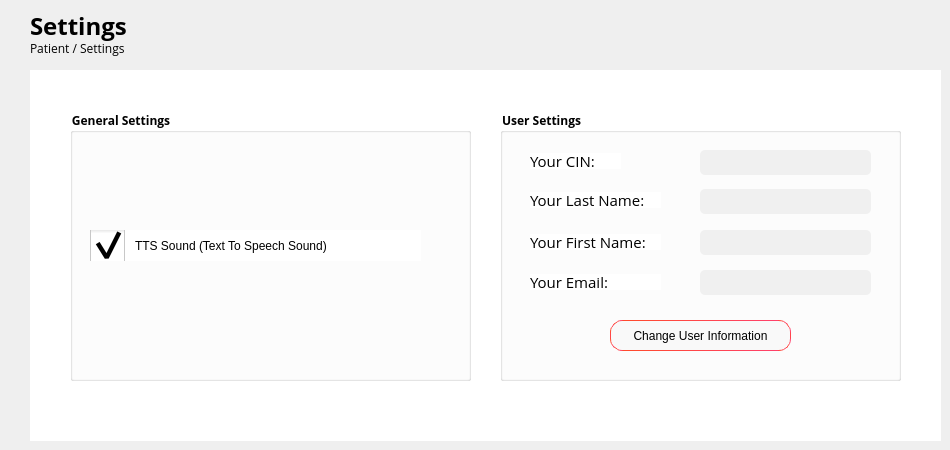
    <widget class="QWidget" name="page_8">
     <widget class="QLabel" name="label_98">
      <property name="geometry">
       <rect>
        <x>30</x>
        <y>40</y>
        <width>121</width>
        <height>16</height>
       </rect>
      </property>
      <property name="font">
       <font>
        <family>Open Sans</family>
       </font>
      </property>
      <property name="text">
       <string>Patient / Settings</string>
      </property>
     </widget>
     <widget class="QLabel" name="label_99">
      <property name="geometry">
       <rect>
        <x>30</x>
        <y>10</y>
        <width>151</width>
        <height>31</height>
       </rect>
      </property>
      <property name="font">
       <font>
        <family>Open Sans</family>
        <pointsize>18</pointsize>
        <weight>75</weight>
        <bold>true</bold>
       </font>
      </property>
      <property name="text">
       <string>Settings</string>
      </property>
     </widget>
     <widget class="QWidget" name="widget_16" native="true">
      <property name="geometry">
       <rect>
        <x>30</x>
        <y>70</y>
        <width>911</width>
        <height>371</height>
       </rect>
      </property>
      <property name="styleSheet">
       <string notr="true">QWidget{
	background-color: white;
}

QLineEdit {
    border: none;
    border-radius: 5px;
    padding: 5px 15px;
    background-color: white;
    color: black;
    font-size: 12px;
}


QLineEdit:disabled {
    background-color: #F0F0F0;
    color: #A0A0A0;
}

QLineEdit:read-only {
    background-color: #F0F0F0;
    color: #A0A0A0;
}


QCheckBox {
    spacing: 10px;
	
	font: 12pt &quot;Open Sans Light&quot;;
}

QCheckBox::indicator {
    width: 35px;
    height: 35px;
}

QCheckBox::indicator:unchecked {
    image: url(:assets/icons/unchecked.png);
}

QCheckBox::indicator:checked {
    image: url(:assets/icons/checked.png);
}

QDateEdit {
    border: none;
    background-color: rgb(255, 255, 255);
    color: black;
    font-size: 16px;
    font-weight: normal;
    padding: 5px;
    border-radius: 5px;
}

QDateEdit::drop-down {
    background-color: transparent;
    image: url(:/assets/icons/cil-arrow-bottom_black.png);
    width: 20px;
    height: 20px;
}

QDateEdit::down-arrow {
    image: url(:/assets/icons/cil-arrow-bottom_black.png);
}

QDateEdit::up-arrow {
    image: url(:/assets/icons/cil-arrow-top_black.png);
}

QDateEdit::down-button {
    image: url(:/assets/icons/cil-arrow-bottom_black.png);
}

QDateEdit::up-button {
    image: url(:/assets/icons/cil-arrow-top_black.png);
}

QDateEdit::calendarWidget {
    border: none;
    background-color: rgb(255, 255, 255);
    color: black;
    font-size: 16px;
    font-weight: normal;
    padding: 5px;
    border-radius: 5px;
}

QDateEdit::section {
    background-color: transparent;
    border: none;
}
</string>
      </property>
      <widget class="QGroupBox" name="groupBox">
       <property name="geometry">
        <rect>
         <x>40</x>
         <y>40</y>
         <width>401</width>
         <height>271</height>
        </rect>
       </property>
       <property name="font">
        <font>
         <family>Open Sans</family>
         <weight>75</weight>
         <bold>true</bold>
        </font>
       </property>
       <property name="title">
        <string>General Settings</string>
       </property>
       <widget class="QCheckBox" name="ttsenable">
        <property name="geometry">
         <rect>
          <x>20</x>
          <y>120</y>
          <width>331</width>
          <height>31</height>
         </rect>
        </property>
        <property name="text">
         <string>TTS Sound (Text To Speech Sound)</string>
        </property>
        <property name="checked">
         <bool>true</bool>
        </property>
       </widget>
      </widget>
      <widget class="QGroupBox" name="groupBox_2">
       <property name="geometry">
        <rect>
         <x>470</x>
         <y>40</y>
         <width>401</width>
         <height>271</height>
        </rect>
       </property>
       <property name="font">
        <font>
         <family>Open Sans</family>
         <weight>75</weight>
         <bold>true</bold>
        </font>
       </property>
       <property name="title">
        <string>User Settings</string>
       </property>
       <widget class="QPushButton" name="pushButton_20">
        <property name="geometry">
         <rect>
          <x>110</x>
          <y>210</y>
          <width>181</width>
          <height>31</height>
         </rect>
        </property>
        <property name="cursor">
         <cursorShape>PointingHandCursor</cursorShape>
        </property>
        <property name="styleSheet">
         <string notr="true">QPushButton {
    border: 1px solid qlineargradient(x1:0, y1:0, x2:1, y2:0, stop:0 #FF4B2B, stop:1 #FF416C);
    border-radius: 12px;
    padding: 5px 15px;
    background: #f9f9f9;
    color: black;
    font-size: 12px;
}

QPushButton:hover {
    background-color: qlineargradient(x1:0, y1:0, x2:1, y2:0, stop:0 #FF416C, stop:1 #FF4B2B);
	color: white;
}

QPushButton:pressed {
    background-color: qlineargradient(x1:0, y1:0, x2:1, y2:0, stop:0 #FF4B2B, stop:1 #FF416C);
    border: 2px solid #FF416C;
    padding: 4px 14px 6px 16px;
}</string>
        </property>
        <property name="text">
         <string>Change User Information</string>
        </property>
       </widget>
       <widget class="QLineEdit" name="lineEdit_3">
        <property name="geometry">
         <rect>
          <x>200</x>
          <y>79</y>
          <width>171</width>
          <height>25</height>
         </rect>
        </property>
        <property name="readOnly">
         <bool>true</bool>
        </property>
       </widget>
       <widget class="QLabel" name="label_100">
        <property name="geometry">
         <rect>
          <x>30</x>
          <y>82</y>
          <width>131</width>
          <height>16</height>
         </rect>
        </property>
        <property name="font">
         <font>
          <family>Open Sans</family>
          <pointsize>11</pointsize>
         </font>
        </property>
        <property name="text">
         <string>Your Last Name:</string>
        </property>
       </widget>
       <widget class="QLineEdit" name="lineEdit_4">
        <property name="geometry">
         <rect>
          <x>200</x>
          <y>120</y>
          <width>171</width>
          <height>25</height>
         </rect>
        </property>
        <property name="readOnly">
         <bool>true</bool>
        </property>
       </widget>
       <widget class="QLineEdit" name="lineEdit_5">
        <property name="geometry">
         <rect>
          <x>200</x>
          <y>160</y>
          <width>171</width>
          <height>25</height>
         </rect>
        </property>
        <property name="readOnly">
         <bool>true</bool>
        </property>
       </widget>
       <widget class="QLabel" name="label_103">
        <property name="geometry">
         <rect>
          <x>30</x>
          <y>43</y>
          <width>91</width>
          <height>16</height>
         </rect>
        </property>
        <property name="font">
         <font>
          <family>Open Sans</family>
          <pointsize>11</pointsize>
         </font>
        </property>
        <property name="text">
         <string>Your CIN:</string>
        </property>
       </widget>
       <widget class="QLineEdit" name="lineEdit_6">
        <property name="geometry">
         <rect>
          <x>200</x>
          <y>40</y>
          <width>171</width>
          <height>25</height>
         </rect>
        </property>
        <property name="readOnly">
         <bool>true</bool>
        </property>
       </widget>
       <widget class="QLabel" name="label_101">
        <property name="geometry">
         <rect>
          <x>30</x>
          <y>124</y>
          <width>131</width>
          <height>16</height>
         </rect>
        </property>
        <property name="font">
         <font>
          <family>Open Sans</family>
          <pointsize>11</pointsize>
         </font>
        </property>
        <property name="text">
         <string>Your First Name:</string>
        </property>
       </widget>
       <widget class="QLabel" name="label_102">
        <property name="geometry">
         <rect>
          <x>30</x>
          <y>164</y>
          <width>131</width>
          <height>16</height>
         </rect>
        </property>
        <property name="font">
         <font>
          <family>Open Sans</family>
          <pointsize>11</pointsize>
         </font>
        </property>
        <property name="text">
         <string>Your Email:</string>
        </property>
       </widget>
      </widget>
     </widget>
    </widget>
